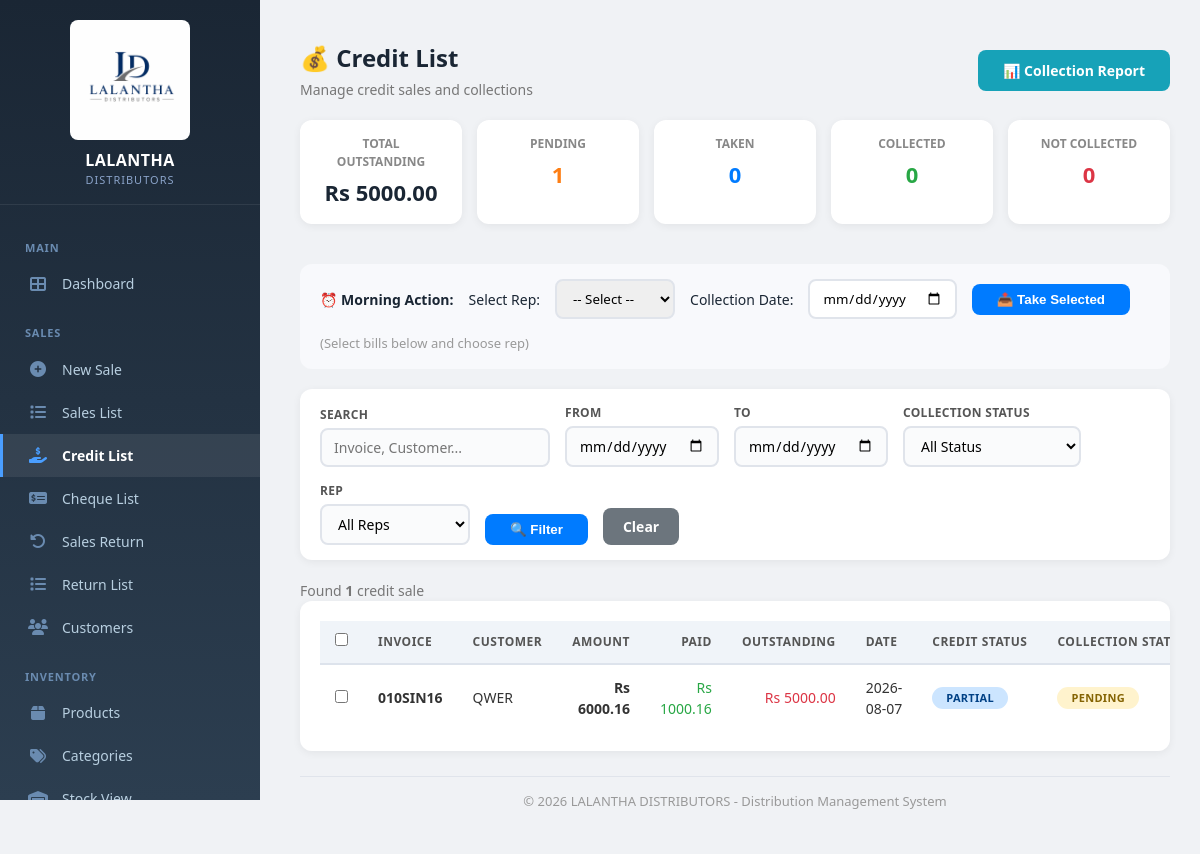
Page /credit-list/ (signed in) on the committed database.
### core/models.py (models this page shows, shortened)
class SalesBill(models.Model):
    STATUS_CHOICES = [
        ('DRAFT', 'Draft'),
        ('PENDING', 'Pending'),      # ✅ ADD THIS
        ('COMPLETED', 'Completed'),
        ('CANCELLED', 'Cancelled'),
    ]
    status = models.CharField(max_length=20, choices=STATUS_CHOICES, default='DRAFT')
    """Header of the sales bill"""
    vehicle = models.ForeignKey(Vehicle, on_delete=models.CASCADE, related_name='bills')
    date = models.DateField(default=date.today)  # ✅ No max/min restrictions
    shop_name = models.CharField(max_length=255)
    shop_code = models.CharField(max_length=50, blank=True, null=True)
    invoice_no = models.CharField(max_length=100, unique=True)
    subtotal = models.DecimalField(max_digits=12, decimal_places=2, default=0)
    discount_total = models.DecimalField(max_digits=12, decimal_places=2, default=0)
    net_total = models.DecimalField(max_digits=12, decimal_places=2, default=0)
    created_at = models.DateTimeField(auto_now_add=True)
    rep = models.ForeignKey('Employee', on_delete=models.SET_NULL, null=True, blank=True, related_name='sales_bills')
    status = models.CharField(max_length=20, choices=[
        ('DRAFT', 'Draft'),
        ('PENDING', 'Pending'),
        ('COMPLETED', 'Completed'),
        ('CANCELLED', 'Cancelled'),
    ], default='DRAFT')
    completed_at = models.DateTimeField(null=True, blank=True)
    completed_by = models.ForeignKey(User, on_delete=models.SET_NULL, null=True, blank=True, related_name='completed_bills')
    RETURN_TYPES = [
        ('NONE', 'No Return'),
        ('GOOD', 'Good Return'),
        ('BAD', 'Bad Return'),
    ]
    is_return = models.BooleanField(default=False)
    return_type = models.CharField(max_length=10, choices=RETURN_TYPES, default='NONE')
    return_reason = models.CharField(max_length=50, blank=True, null=True)
    session = models.ForeignKey(
        'DailySession',
        on_delete=models.SET_NULL,
        null=True,
        blank=True,
        related_name='sales_bills'
    )
    foc_value = models.DecimalField(max_digits=12, decimal_places=2, default=0)  # Track FOC value
    bill_discount_type = models.CharField(max_length=20, choices=[
        ('PERCENTAGE', 'Percentage'),
        ('FIXED', 'Fixed Amount'),
    ], null=True, blank=True)
    bill_discount_value = models.DecimalField(max_digits=10, decimal_places=2, default=0)
    bill_discount_amount = models.DecimalField(max_digits=12, decimal_places=2, default=0)  # Calculated

class CreditCollection(models.Model):
    STATUS_CHOICES = [
        ('PENDING', 'Pending'),
        ('TAKEN', 'Taken for Collection'),
        ('COLLECTED', 'Collected'),
        ('NOT_COLLECTED', 'Not Collected'),
    ]
    REASON_CHOICES = [
        ('CUSTOMER_NOT_AVAILABLE', 'Customer Not Available'),
        ('REFUSED_TO_PAY', 'Customer Refused to Pay'),
        ('INSUFFICIENT_FUNDS', 'Insufficient Funds'),
        ('CUSTOMER_REQUESTED_DELAY', 'Customer Requested Delay'),
        ('OTHER', 'Other'),
    ]
    PAYMENT_METHODS = [
        ('Cash', 'Cash'),
        ('Cheque', 'Cheque'),
        ('Online', 'Online'),
    ]
    sales_bill = models.ForeignKey(SalesBill, on_delete=models.CASCADE, related_name='collections')
    rep = models.ForeignKey(Employee, on_delete=models.SET_NULL, null=True, blank=True, related_name='collections')
    collected_by = models.ForeignKey(User, on_delete=models.SET_NULL, null=True, blank=True, related_name='collections_done')
    date_taken = models.DateField(null=True, blank=True)
    date_collected = models.DateField(null=True, blank=True)
    status = models.CharField(max_length=20, choices=STATUS_CHOICES, default='PENDING')
    collection_amount = models.DecimalField(max_digits=12, decimal_places=2, null=True, blank=True)
    payment_method = models.CharField(max_length=20, choices=PAYMENT_METHODS, null=True, blank=True)
    not_collected_reason = models.CharField(max_length=50, choices=REASON_CHOICES, null=True, blank=True)
    notes = models.TextField(blank=True, null=True)
    created_at = models.DateTimeField(auto_now_add=True)
    updated_at = models.DateTimeField(auto_now=True)
    class Meta:
        ordering = ['-created_at']

### core/decorators.py (the view)
        def wrapper(request, *args, **kwargs):
            if not request.user.is_authenticated:
                messages.error(request, 'Please login first.')
                return redirect('/login/')  # ✅ Always returns
            try:
                profile = request.user.profile
                if profile.has_permission(permission):
                    return view_func(request, *args, **kwargs)  # ✅ Returns view response
                else:
                    messages.error(request, f'You do not have permission to access this page. Required: {permission}')
                    return redirect('/reports/')  # ✅ Always returns
            except UserProfile.DoesNotExist:
                messages.error(request, 'User profile not found. Please contact admin.')
                return redirect('/logout/')  # ✅ Always returns

### core/context_processors.py (called while the page is built)
def cache_version(request):
    return {
        'cache_version': settings.CACHE_VERSION
    }

### core/models.py (called while the page is built, shortened)
    def has_permission(self, permission):
        if self.role == 'Admin':
            return True
        elif self.role == 'Viewer':
            return permission in ['view_reports', 'view_products']
        return False

### core/templatetags/core_extras.py (called while the page is built)
@register.filter
def has_perm(profile, permission):
    try:
        return profile.has_permission(permission)
    except Exception:
        return False

### core/templates/core/credit_list.html (shortened to what this page needs)
{% extends 'core/base.html' %}
{% load static %}
{% block content %}
<div class="container">
    <div class="page-title">
        <div>
            <h2>💰 Credit List</h2>
            <span class="subtitle">Manage credit sales and collections</span>
        </div>
        <a href="/credit-collection/report/" class="btn" style="background:#17a2b8;">📊 Collection Report</a>
    </div>
    <div class="summary-grid">
        <div class="card">
            <div class="label">Total Outstanding</div>
            <div class="value total">Rs {{ total_credit_outstanding|floatformat:2 }}</div>
        </div>
        <div class="card">
            <div class="label">Pending</div>
            <div class="value pending">{{ pending_count }}</div>
        </div>
        <div class="card">
            <div class="label">Taken</div>
            <div class="value taken">{{ taken_count }}</div>
        </div>
        <div class="card">
            <div class="label">Collected</div>
            <div class="value collected">{{ collected_count }}</div>
        </div>
        <div class="card">
            <div class="label">Not Collected</div>
            <div class="value not-collected">{{ not_collected_count }}</div>
        </div>
    </div>
    <form method="POST" action="/credit-collection/take/" class="action-section" id="takeForm" style="background:#f8f9fc; padding:15px 20px; border-radius:12px; margin-bottom:20px; display:flex; flex-wrap:wrap; gap:15px; align-items:center;">
        <span style="font-weight:600; color:#1a2634;">⏰ Morning Action:</span>
        <label>Select Rep:</label>
        <select name="rep" required style="padding:8px 12px; border:2px solid #e0e4eb; border-radius:8px;">
            <option value="">-- Select --</option>
        </select>
        <label>Collection Date:</label>
        <input type="date" name="collection_date" value="{{ today|date:'Y-m-d' }}" style="padding:8px 12px; border:2px solid #e0e4eb; border-radius:8px;">
        <button type="submit" class="btn-action primary" style="padding:8px 25px; background:#007bff; color:white; border:none; border-radius:8px; font-weight:600; cursor:pointer;" onclick="return confirm('Take selected bills for collection?')">📤 Take Selected</button>
        <span style="color:#999; font-size:13px;">(Select bills below and choose rep)</span>
    </form>
    <form method="GET" class="filter-bar" style="background:white; padding:15px 20px; border-radius:12px; margin-bottom:20px; display:flex; flex-wrap:wrap; gap:15px; align-items:end; box-shadow:0 2px 8px rgba(0,0,0,0.06);">
        <div class="filter-group" style="display:flex; flex-direction:column; gap:4px;">
            <label style="font-size:12px; font-weight:600; color:#555; text-transform:uppercase;">Search</label>
            <input type="text" name="search" placeholder="Invoice, Customer..." value="{{ search }}" style="padding:8px 12px; border:2px solid #e0e4eb; border-radius:8px; min-width:150px;">
        </div>
        <div class="filter-group" style="display:flex; flex-direction:column; gap:4px;">
            <label style="font-size:12px; font-weight:600; color:#555; text-transform:uppercase;">From</label>
            <input type="date" name="start_date" value="{{ start_date }}" style="padding:8px 12px; border:2px solid #e0e4eb; border-radius:8px;">
        </div>
        <div class="filter-group" style="display:flex; flex-direction:column; gap:4px;">
            <label style="font-size:12px; font-weight:600; color:#555; text-transform:uppercase;">To</label>
            <input type="date" name="end_date" value="{{ end_date }}" style="padding:8px 12px; border:2px solid #e0e4eb; border-radius:8px;">
        </div>
        <div class="filter-group" style="display:flex; flex-direction:column; gap:4px;">
            <label style="font-size:12px; font-weight:600; color:#555; text-transform:uppercase;">Collection Status</label>
            <select name="collection_status" style="padding:8px 12px; border:2px solid #e0e4eb; border-radius:8px; min-width:150px;">
                <option value="">All Status</option>
            </select>
        </div>
        <div class="filter-group" style="display:flex; flex-direction:column; gap:4px;">
            <label style="font-size:12px; font-weight:600; color:#555; text-transform:uppercase;">Rep</label>
            <select name="rep" style="padding:8px 12px; border:2px solid #e0e4eb; border-radius:8px; min-width:150px;">
                <option value="">All Reps</option>
            </select>
        </div>
        <button type="submit" class="btn-filter" style="padding:8px 25px; background:#007bff; color:white; border:none; border-radius:8px; font-weight:600; cursor:pointer;">🔍 Filter</button>
        <a href="/credit-list/" class="btn-clear" style="padding:8px 20px; background:#6c757d; color:white; border:none; border-radius:8px; text-decoration:none;">Clear</a>
    </form>
    <div class="result-count">
        Found <strong>{{ total_count }}</strong> credit sale{{ total_count|pluralize }}
    </div>
    <div class="table-container" style="background:white; border-radius:12px; padding:20px; box-shadow:0 2px 8px rgba(0,0,0,0.06); overflow-x:auto;">
        <table style="width:100%; border-collapse:collapse; font-size:14px;">
            <thead>
                <tr>
                    <th style="width:30px;"><input type="checkbox" id="selectAll" onchange="toggleAll(this)"></th>
                    <th>Invoice</th>
                    <th>Customer</th>
                    <th style="text-align:right;">Amount</th>
                    <th style="text-align:right;">Paid</th>
                    <th style="text-align:right;">Outstanding</th>
                    <th>Date</th>
                    <th>Credit Status</th>
                    <th>Collection Status</th>
                </tr>
            </thead>
            <tbody>
                {% for item in bills %}
                <tr>
                    <td>
                        {% if item.collection.status == 'PENDING' %}
                            <input type="checkbox" name="bill_ids" value="{{ item.bill.id }}" form="takeForm" class="bill-checkbox">
                        {% endif %}
                    </td>
                    <td><strong>{{ item.bill.invoice_no }}</strong></td>
                    <td>{{ item.customer }}</td>
                    <td style="text-align:right; font-weight:600;">Rs {{ item.bill.net_total|floatformat:2 }}</td>
                    <td style="text-align:right; color:#28a745;">Rs {{ item.paid_amount|floatformat:2 }}</td>
                    <td style="text-align:right; color:#dc3545;">Rs {{ item.outstanding|floatformat:2 }}</td>
                    <td>{{ item.bill.date|date:"Y-m-d" }}</td>
                    <td>
                        <span class="badge-status {{ item.credit_status|lower }}">
                            {{ item.credit_status }}
                        </span>
                    </td>
                    <td>
                        <span class="badge-status {{ item.collection.status|lower }}">
                            {{ item.collection.get_status_display }}
                        </span>
                    </td>
                </tr>
                {% endfor %}
            </tbody>
        </table>
    </div>
    <div class="footer">
        &copy; {% now "Y" %} LALANTHA DISTRIBUTORS - Distribution Management System
    </div>
</div>
{% endblock %}

### core/static/core/css/style.css (style rules this page uses)
* { margin: 0; padding: 0; box-sizing: border-box; }
body { font-family: -apple-system, BlinkMacSystemFont, "Segoe UI", Roboto, "Helvetica Neue", Arial, sans-serif; background: #f0f4f9; color: #1a2634; font-size: 14px; line-height: 1.5; min-height: 100vh; }
.container { max-width: 1400px; margin: 0 auto; padding: 20px; flex: 1; width: 100%; }
.card { background: white; border-radius: 12px; padding: 25px; box-shadow: 0 2px 8px rgba(0,0,0,0.06); margin-bottom: 20px; }
.page-title { display: flex; justify-content: space-between; align-items: center; margin-bottom: 20px; flex-wrap: wrap; gap: 15px; }
.page-title h2 { font-size: 24px; color: #1a2634; font-weight: 600; }
.page-title .subtitle { display: block; font-size: 13px; color: #888; margin-top: 3px; font-weight: 400; }
.btn { padding: 10px 22px; border: none; border-radius: 8px; font-weight: 600; cursor: pointer; font-size: 14px; text-decoration: none; display: inline-block; transition: 0.2s; background: #007bff; color: white; }
.table-container { overflow-x: auto; background: white; border-radius: 12px; }
table { width: 100%; border-collapse: collapse; font-size: 14px; }
table thead th { background: #f0f4f9; padding: 12px 15px; text-align: left; font-weight: 600; color: #555; font-size: 12px; text-transform: uppercase; letter-spacing: 0.5px; border-bottom: 2px solid #dde3ec; white-space: nowrap; }
table tbody td { padding: 12px 15px; border-bottom: 1px solid #edf1f7; color: #333; vertical-align: middle; }
table tbody tr:last-child td { border-bottom: none; }
.footer { text-align: center; padding: 20px; color: #999; font-size: 13px; margin-top: 20px; }
.badge-status { display: inline-block; padding: 3px 12px; border-radius: 12px; font-size: 11px; font-weight: 600; text-transform: uppercase; letter-spacing: 0.3px; }
.badge-status.pending { background: #fff3cd; color: #856404; }
.form-control, input[type="text"], input[type="number"], input[type="date"], input[type="email"], input[type="password"], select, textarea { font-family: inherit; }

### core/templates/core/credit_list.html (style rules this page uses)
.summary-grid { display: grid; grid-template-columns: repeat(5, 1fr); gap: 15px; margin-bottom: 20px; }
.summary-grid .card { background: white; padding: 15px 20px; border-radius: 12px; box-shadow: 0 2px 8px rgba(0,0,0,0.06); text-align: center; }
.summary-grid .card .label { font-size: 12px; color: #888; text-transform: uppercase; font-weight: 600; }
.summary-grid .card .value { font-size: 22px; font-weight: 700; margin-top: 5px; }
.summary-grid .card .value.total { color: #1a2634; }
.summary-grid .card .value.pending { color: #fd7e14; }
.summary-grid .card .value.taken { color: #007bff; }
.summary-grid .card .value.collected { color: #28a745; }
.summary-grid .card .value.not-collected { color: #dc3545; }
.badge-status { padding: 3px 14px; border-radius: 20px; font-size: 11px; font-weight: 600; display: inline-block; }
.badge-status.pending { background: #fff3cd; color: #856404; }
.badge-status.partial { background: #cce5ff; color: #004085; }
.result-count { color: #777; font-size: 14px; margin-top: 10px; }

### rows in the picture
SalesBill: bill.invoice_no "010SIN16", customer "QWER", bill.net_total "6000.16", paid_amount "1000.16", outstanding "5000.00", bill "2026-08-07", credit_status "PARTIAL", collection.status "PENDING"

### other values in the picture
{{ total_credit_outstanding|floatformat:2 }} "5000.00"
{{ pending_count }} "1"
{{ taken_count }} "0"
{{ collected_count }} "0"
{{ not_collected_count }} "0"
{{ total_count }} "1"
